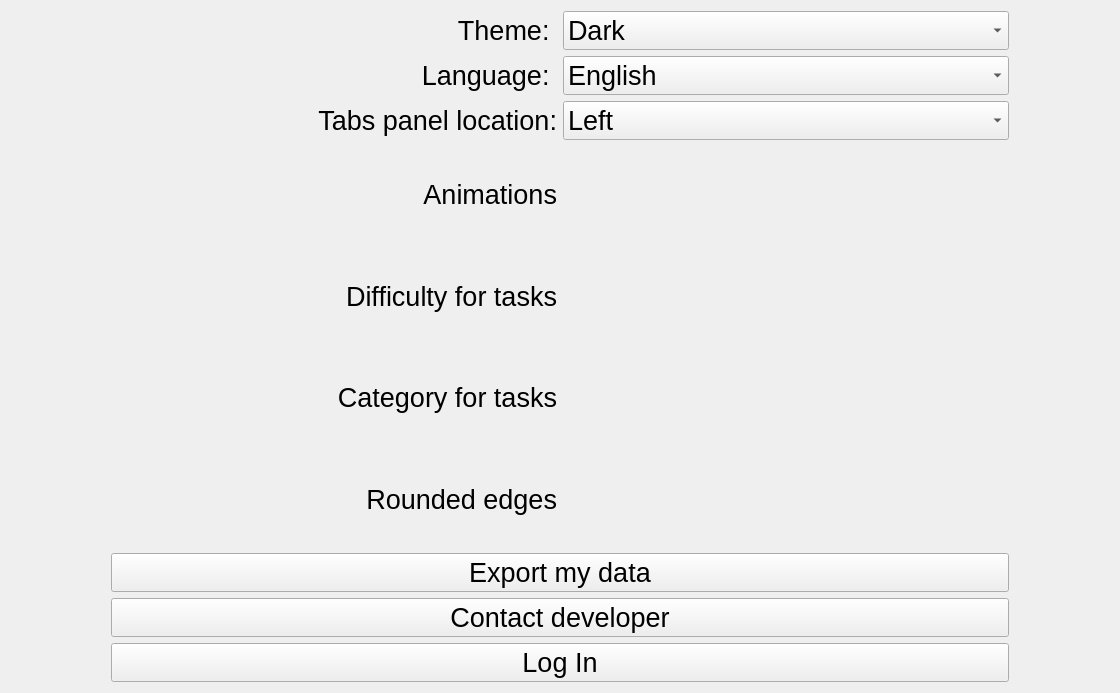
          <widget class="QWidget" name="scrollAreaWidgetContents_2">
           <property name="geometry">
            <rect>
             <x>0</x>
             <y>0</y>
             <width>1120</width>
             <height>693</height>
            </rect>
           </property>
           <layout class="QVBoxLayout" name="verticalLayout_28">
            <item>
             <layout class="QVBoxLayout" name="verticalLayout_23" stretch="3,1">
              <item>
               <layout class="QGridLayout" name="gridLayout">
                <property name="leftMargin">
                 <number>100</number>
                </property>
                <property name="rightMargin">
                 <number>100</number>
                </property>
                <item row="2" column="0">
                 <widget class="QLabel" name="label_6">
                  <property name="font">
                   <font>
                    <pointsize>20</pointsize>
                   </font>
                  </property>
                  <property name="text">
                   <string>Tabs panel location:</string>
                  </property>
                  <property name="alignment">
                   <set>Qt::AlignmentFlag::AlignRight|Qt::AlignmentFlag::AlignTrailing|Qt::AlignmentFlag::AlignVCenter</set>
                  </property>
                 </widget>
                </item>
                <item row="1" column="1">
                 <widget class="QComboBox" name="comboBox_2">
                  <property name="font">
                   <font>
                    <pointsize>20</pointsize>
                   </font>
                  </property>
                  <item>
                   <property name="text">
                    <string>English</string>
                   </property>
                  </item>
                  <item>
                   <property name="text">
                    <string>Українська</string>
                   </property>
                  </item>
                  <item>
                   <property name="text">
                    <string>Русский</string>
                   </property>
                  </item>
                 </widget>
                </item>
                <item row="3" column="0">
                 <widget class="QLabel" name="label_5">
                  <property name="font">
                   <font>
                    <pointsize>20</pointsize>
                   </font>
                  </property>
                  <property name="text">
                   <string>Animations</string>
                  </property>
                  <property name="alignment">
                   <set>Qt::AlignmentFlag::AlignRight|Qt::AlignmentFlag::AlignTrailing|Qt::AlignmentFlag::AlignVCenter</set>
                  </property>
                 </widget>
                </item>
                <item row="6" column="0">
                 <widget class="QLabel" name="label_9">
                  <property name="font">
                   <font>
                    <pointsize>20</pointsize>
                   </font>
                  </property>
                  <property name="text">
                   <string>Rounded edges</string>
                  </property>
                  <property name="alignment">
                   <set>Qt::AlignmentFlag::AlignRight|Qt::AlignmentFlag::AlignTrailing|Qt::AlignmentFlag::AlignVCenter</set>
                  </property>
                 </widget>
                </item>
                <item row="2" column="1">
                 <widget class="QComboBox" name="comboBox_3">
                  <property name="font">
                   <font>
                    <pointsize>20</pointsize>
                   </font>
                  </property>
                  <item>
                   <property name="text">
                    <string>Left</string>
                   </property>
                  </item>
                  <item>
                   <property name="text">
                    <string>Right</string>
                   </property>
                  </item>
                  <item>
                   <property name="text">
                    <string>Top</string>
                   </property>
                  </item>
                  <item>
                   <property name="text">
                    <string>Bottom</string>
                   </property>
                  </item>
                 </widget>
                </item>
                <item row="5" column="0">
                 <widget class="QLabel" name="label_7">
                  <property name="font">
                   <font>
                    <pointsize>20</pointsize>
                   </font>
                  </property>
                  <property name="text">
                   <string>Category for tasks</string>
                  </property>
                  <property name="alignment">
                   <set>Qt::AlignmentFlag::AlignRight|Qt::AlignmentFlag::AlignTrailing|Qt::AlignmentFlag::AlignVCenter</set>
                  </property>
                 </widget>
                </item>
                <item row="1" column="0">
                 <widget class="QLabel" name="label_4">
                  <property name="font">
                   <font>
                    <pointsize>20</pointsize>
                   </font>
                  </property>
                  <property name="layoutDirection">
                   <enum>Qt::LayoutDirection::LeftToRight</enum>
                  </property>
                  <property name="text">
                   <string>Language: </string>
                  </property>
                  <property name="alignment">
                   <set>Qt::AlignmentFlag::AlignRight|Qt::AlignmentFlag::AlignTrailing|Qt::AlignmentFlag::AlignVCenter</set>
                  </property>
                 </widget>
                </item>
                <item row="4" column="0">
                 <widget class="QLabel" name="label_8">
                  <property name="font">
                   <font>
                    <pointsize>20</pointsize>
                   </font>
                  </property>
                  <property name="text">
                   <string>Difficulty for tasks</string>
                  </property>
                  <property name="alignment">
                   <set>Qt::AlignmentFlag::AlignRight|Qt::AlignmentFlag::AlignTrailing|Qt::AlignmentFlag::AlignVCenter</set>
                  </property>
                 </widget>
                </item>
                <item row="0" column="1">
                 <widget class="QComboBox" name="comboBox">
                  <property name="font">
                   <font>
                    <pointsize>20</pointsize>
                   </font>
                  </property>
                  <item>
                   <property name="text">
                    <string>Dark</string>
                   </property>
                  </item>
                  <item>
                   <property name="text">
                    <string>Light</string>
                   </property>
                  </item>
                 </widget>
                </item>
                <item row="0" column="0">
                 <widget class="QLabel" name="label_3">
                  <property name="font">
                   <font>
                    <pointsize>20</pointsize>
                   </font>
                  </property>
                  <property name="layoutDirection">
                   <enum>Qt::LayoutDirection::LeftToRight</enum>
                  </property>
                  <property name="text">
                   <string>Theme: </string>
                  </property>
                  <property name="alignment">
                   <set>Qt::AlignmentFlag::AlignRight|Qt::AlignmentFlag::AlignTrailing|Qt::AlignmentFlag::AlignVCenter</set>
                  </property>
                 </widget>
                </item>
                <item row="3" column="1">
                 <widget class="QWidget" name="widget_11" native="true">
                  <property name="font">
                   <font>
                    <pointsize>20</pointsize>
                   </font>
                  </property>
                 </widget>
                </item>
                <item row="4" column="1">
                 <widget class="QWidget" name="widget_14" native="true">
                  <property name="font">
                   <font>
                    <pointsize>20</pointsize>
                   </font>
                  </property>
                 </widget>
                </item>
                <item row="5" column="1">
                 <widget class="QWidget" name="widget_15" native="true">
                  <property name="font">
                   <font>
                    <pointsize>20</pointsize>
                   </font>
                  </property>
                 </widget>
                </item>
                <item row="6" column="1">
                 <widget class="QWidget" name="widget_17" native="true">
                  <property name="font">
                   <font>
                    <pointsize>20</pointsize>
                   </font>
                  </property>
                 </widget>
                </item>
               </layout>
              </item>
              <item>
               <layout class="QVBoxLayout" name="verticalLayout_21">
                <property name="leftMargin">
                 <number>100</number>
                </property>
                <property name="rightMargin">
                 <number>100</number>
                </property>
                <item>
                 <widget class="QPushButton" name="pushButton_2">
                  <property name="font">
                   <font>
                    <pointsize>20</pointsize>
                   </font>
                  </property>
                  <property name="text">
                   <string>Export my data</string>
                  </property>
                 </widget>
                </item>
                <item>
                 <widget class="QPushButton" name="pushButton_3">
                  <property name="font">
                   <font>
                    <pointsize>20</pointsize>
                   </font>
                  </property>
                  <property name="text">
                   <string>Contact developer</string>
                  </property>
                 </widget>
                </item>
                <item>
                 <widget class="QPushButton" name="pushButton_4">
                  <property name="font">
                   <font>
                    <pointsize>20</pointsize>
                   </font>
                  </property>
                  <property name="text">
                   <string>Log In</string>
                  </property>
                 </widget>
                </item>
               </layout>
              </item>
             </layout>
            </item>
           </layout>
          </widget>
